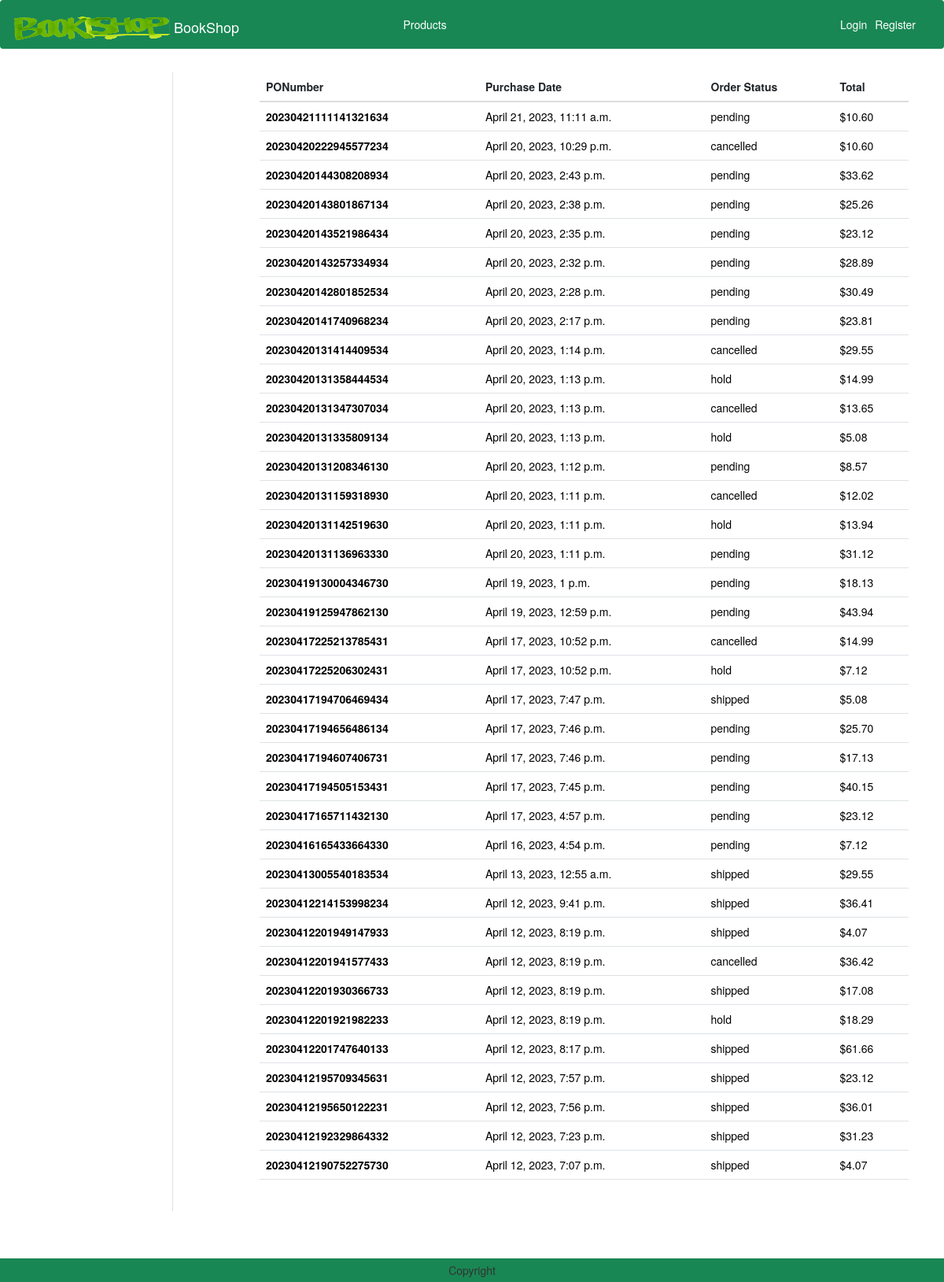
Page /orders/?filter=allVendor on the committed database.
### order/models.py (models this page shows)
class Order(models.Model):
    PONumber = models.CharField(max_length=30, primary_key=True)
    purchaseDate = models.DateTimeField(default=datetime.now)
    status = models.CharField(default=ORDER_STATUS_CHOICES[0][0], choices=ORDER_STATUS_CHOICES, max_length=20)
    user = models.ForeignKey(User,on_delete=models.CASCADE)
    shipmentDate = models.DateTimeField(null=True)
    cancelDate = models.DateTimeField(null=True)
    vendor = models.ForeignKey('vendors.Vendor',on_delete=models.CASCADE, default=4)
    customer = models.ForeignKey('customers.Customer',on_delete=models.CASCADE)

### order/views.py (the view)
# urls.py: path('orders/', views.OrdersView.as_view(), name="orders"),
class OrdersView(View):
    def get(self, request):
        user = request.user
        filter = request.GET.get('filter')
        if filter == 'current':
            orders = Order.objects.filter(Q(user=user) & (Q(status="pending") | Q(status="hold"))).order_by('-purchaseDate')
        elif filter == 'past':
            orders = Order.objects.filter(Q(user=user) & (Q(status="shipped") | Q(status="cancelled"))).order_by('-purchaseDate')
        elif filter == 'pending':
            orders = Order.objects.filter(status="pending").order_by('-purchaseDate')
        elif filter == 'hold':
            orders = Order.objects.filter(status="hold").order_by('-purchaseDate')
        elif filter == 'pastOrders':
            orders = Order.objects.filter(Q(status="shipped") | Q(status="cancelled")).order_by('-purchaseDate')
        elif filter == 'allVendor':
            orders = Order.objects.all().order_by('-purchaseDate')
        else:
            filter == 'all'
            orders = Order.objects.filter(user=user).order_by('-purchaseDate')
        total = []
        for o in orders:
            PONumber = o.PONumber
            order = Order.objects.get(PONumber=PONumber)
            orderitems = OrderItem.objects.filter(order=order)
            sum = 0
            for oi in orderitems:
                sum = sum + oi.price
            total.append(sum)
        orderZip = zip(orders,total)
        context = {
           'orderZip': orderZip,
           'orders': orders,
           'filter': filter,
        }
        return render(request, 'orders.html', context)

### templates/orders.html (shortened to what this page needs)
{% extends 'base.html' %}
{% load static %}
{% block main-content %}
<div class="container my-5">
    <div class="row">
        <div class="col-sm-2 border-end">
        </div>
        <div class="col-sm-9 offset-sm-1">
            {% if orders %}
                <div class="acss">
                    <table class="table">
                        <thead>
                            <tr>
                            <th scope="col">PONumber</th>
                            <th scope="col">Purchase Date</th>
                            <th scope="col">Order Status</th>
                            <th scope="col">Total</th>
                            </tr>
                        </thead>
                        <tbody>
                            {% for order,total in orderZip %}
                            <tr>
                                <th scope="row"><a href="{% url 'order:order_detail' order.PONumber  %}" style="text-decoration:none; color:black">{{order.PONumber}}</a></th>
                                <td><a href="{% url 'order:order_detail' order.PONumber  %}" style="text-decoration:none; color:black">{{order.purchaseDate}}</a></td>
                                <td><a href="{% url 'order:order_detail' order.PONumber  %}" style="text-decoration:none; color:black">{{order.status}}</a></td>
                                <td><a href="{% url 'order:order_detail' order.PONumber  %}" style="text-decoration:none; color:black">${{total}}</a></td>
                            </tr>
                            {% endfor %}
                        </tbody>
                    </table>
                        <br>
                </div>
            {% else %}
                <h1 class="text-center mb-5">Orders are empty.</h1>
            {% endif %}
        </div>
    </div>
</div>
{% endblock main-content %}

### rows in the picture
Order: PONumber "20230421111141321634", purchaseDate "April 21, 2023, 11:11 a.m.", status "pending", total "10.60"
Order: PONumber "20230420222945577234", purchaseDate "April 20, 2023, 10:29 p.m.", status "cancelled", total "10.60"
Order: PONumber "20230420144308208934", purchaseDate "April 20, 2023, 2:43 p.m.", status "pending", total "33.62"
Order: PONumber "20230420143801867134", purchaseDate "April 20, 2023, 2:38 p.m.", status "pending", total "25.26"
Order: PONumber "20230420143521986434", purchaseDate "April 20, 2023, 2:35 p.m.", status "pending", total "23.12"
Order: PONumber "20230420143257334934", purchaseDate "April 20, 2023, 2:32 p.m.", status "pending", total "28.89"
Order: PONumber "20230420142801852534", purchaseDate "April 20, 2023, 2:28 p.m.", status "pending", total "30.49"
Order: PONumber "20230420141740968234", purchaseDate "April 20, 2023, 2:17 p.m.", status "pending", total "23.81"
Order: PONumber "20230420131414409534", purchaseDate "April 20, 2023, 1:14 p.m.", status "cancelled", total "29.55"
Order: PONumber "20230420131358444534", purchaseDate "April 20, 2023, 1:13 p.m.", status "hold", total "14.99"
Order: PONumber "20230420131347307034", purchaseDate "April 20, 2023, 1:13 p.m.", status "cancelled", total "13.65"
Order: PONumber "20230420131335809134", purchaseDate "April 20, 2023, 1:13 p.m.", status "hold", total "5.08"
Order: PONumber "20230420131208346130", purchaseDate "April 20, 2023, 1:12 p.m.", status "pending", total "8.57"
Order: PONumber "20230420131159318930", purchaseDate "April 20, 2023, 1:11 p.m.", status "cancelled", total "12.02"
Order: PONumber "20230420131142519630", purchaseDate "April 20, 2023, 1:11 p.m.", status "hold", total "13.94"
Order: PONumber "20230420131136963330", purchaseDate "April 20, 2023, 1:11 p.m.", status "pending", total "31.12"
Order: PONumber "20230419130004346730", purchaseDate "April 19, 2023, 1 p.m.", status "pending", total "18.13"
Order: PONumber "20230419125947862130", purchaseDate "April 19, 2023, 12:59 p.m.", status "pending", total "43.94"
Order: PONumber "20230417225213785431", purchaseDate "April 17, 2023, 10:52 p.m.", status "cancelled", total "14.99"
Order: PONumber "20230417225206302431", purchaseDate "April 17, 2023, 10:52 p.m.", status "hold", total "7.12"
Order: PONumber "20230417194706469434", purchaseDate "April 17, 2023, 7:47 p.m.", status "shipped", total "5.08"
Order: PONumber "20230417194656486134", purchaseDate "April 17, 2023, 7:46 p.m.", status "pending", total "25.70"
Order: PONumber "20230417194607406731", purchaseDate "April 17, 2023, 7:46 p.m.", status "pending", total "17.13"
Order: PONumber "20230417194505153431", purchaseDate "April 17, 2023, 7:45 p.m.", status "pending", total "40.15"
Order: PONumber "20230417165711432130", purchaseDate "April 17, 2023, 4:57 p.m.", status "pending", total "23.12"
Order: PONumber "20230416165433664330", purchaseDate "April 16, 2023, 4:54 p.m.", status "pending", total "7.12"
Order: PONumber "20230413005540183534", purchaseDate "April 13, 2023, 12:55 a.m.", status "shipped", total "29.55"
Order: PONumber "20230412214153998234", purchaseDate "April 12, 2023, 9:41 p.m.", status "shipped", total "36.41"
Order: PONumber "20230412201949147933", purchaseDate "April 12, 2023, 8:19 p.m.", status "shipped", total "4.07"
Order: PONumber "20230412201941577433", purchaseDate "April 12, 2023, 8:19 p.m.", status "cancelled", total "36.42"
Order: PONumber "20230412201930366733", purchaseDate "April 12, 2023, 8:19 p.m.", status "shipped", total "17.08"
Order: PONumber "20230412201921982233", purchaseDate "April 12, 2023, 8:19 p.m.", status "hold", total "18.29"
Order: PONumber "20230412201747640133", purchaseDate "April 12, 2023, 8:17 p.m.", status "shipped", total "61.66"
Order: PONumber "20230412195709345631", purchaseDate "April 12, 2023, 7:57 p.m.", status "shipped", total "23.12"
Order: PONumber "20230412195650122231", purchaseDate "April 12, 2023, 7:56 p.m.", status "shipped", total "36.01"
Order: PONumber "20230412192329864332", purchaseDate "April 12, 2023, 7:23 p.m.", status "shipped", total "31.23"
Order: PONumber "20230412190752275730", purchaseDate "April 12, 2023, 7:07 p.m.", status "shipped", total "4.07"
